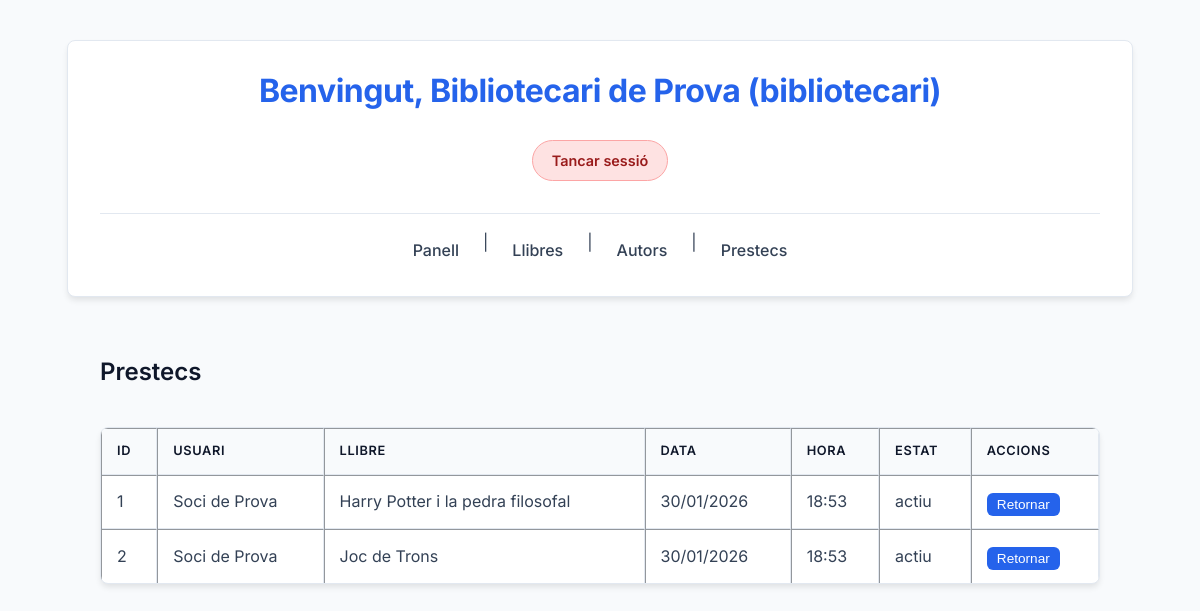
Screenshot of /Projecte_m_martinez_biblioteca_itic/prestecs.php (signed in) with the database file from the repository.
### tables this page shows
CREATE TABLE prestecs (
    id INT AUTO_INCREMENT PRIMARY KEY,
    usuari_id INT NOT NULL,
    llibre_id INT NOT NULL,
    data_prestec DATETIME DEFAULT CURRENT_TIMESTAMP,
    data_retorn DATE,
    estat ENUM('actiu', 'retornat') DEFAULT 'actiu',
    FOREIGN KEY (usuari_id) REFERENCES usuaris(id) ON DELETE CASCADE,
    FOREIGN KEY (llibre_id) REFERENCES llibres(id) ON DELETE CASCADE
);

CREATE TABLE usuaris (
    id INT AUTO_INCREMENT PRIMARY KEY,
    nom VARCHAR(100) NOT NULL,
    email VARCHAR(100) UNIQUE NOT NULL,
    contrasenya VARCHAR(255) NOT NULL,
    rol ENUM('soci', 'bibliotecari') NOT NULL
);

CREATE TABLE llibres (
    id INT AUTO_INCREMENT PRIMARY KEY,
    titol VARCHAR(200) NOT NULL,
    autor_id INT NOT NULL,
    descripcio TEXT,
    data_publicacio DATE,
    estat ENUM('disponible', 'prestat') DEFAULT 'disponible',
    preu DECIMAL(5,2),
    FOREIGN KEY (autor_id) REFERENCES autors(id) ON DELETE CASCADE ON UPDATE CASCADE
);

### Projecte_m_martinez_biblioteca_itic/prestecs.php (the view, shortened to what this page needs)
<?php
include 'header.php';
include 'connexio_bd.php';
$es_bibliotecari = ($_SESSION['usuari_rol'] == 'bibliotecari');
$usuari_id = $_SESSION['usuari_id'];
$on = $es_bibliotecari ? "" : "WHERE usuari_id=$usuari_id";
$query = "SELECT prestecs.*, usuaris.nom AS nom_usuari, llibres.titol AS titol_llibre FROM prestecs
          JOIN usuaris ON prestecs.usuari_id = usuaris.id
          JOIN llibres ON prestecs.llibre_id = llibres.id $on";
$result = mysqli_query($conn, $query);
echo "<h2>Prestecs</h2>";
echo "<table border='1'><tr><th>ID</th><th>Usuari</th><th>Llibre</th><th>Data</th><th>Hora</th><th>Estat</th><th>Accions</th></tr>";
while ($fila = mysqli_fetch_assoc($result)) {
    $data_formatada = date('d/m/Y', strtotime($fila['data_prestec']));
    $hora_formatada = date('H:i', strtotime($fila['data_prestec']));
    echo "<tr>
        <td>{$fila['id']}</td>
        <td>{$fila['nom_usuari']}</td>
        <td>{$fila['titol_llibre']}</td>
        <td>{$data_formatada}</td>
        <td>{$hora_formatada}</td>
        <td><span class='estat-{$fila['estat']}'>{$fila['estat']}</span></td>";
    if ($es_bibliotecari && $fila['estat'] == 'actiu') {
        echo "<td>
            <form method='POST'>
                <input type='hidden' name='accio' value='retornar'>
                <input type='hidden' name='id' value='{$fila['id']}'>
                <input type='hidden' name='llibre_id' value='{$fila['llibre_id']}'>
                <button>Retornar</button>
            </form>
        </td>";
    } else {
        echo "<td></td>";
    }
    echo "</tr>";
}
echo "</table>";
?>
</body>
</html>

### Projecte_m_martinez_biblioteca_itic/style.css (style rules this page uses)
:root { --primary: #2563eb; --primary-color: #2563eb; --primary-dark: #1e40af; --bg-color: #f8fafc; --surface: #ffffff; --text: #334155; --text-heading: #0f172a; --border: #e2e8f0; --radius: 8px; --shadow: 0 4px 6px -1px rgb(0 0 0 / 0.1); }
body { font-family: 'Inter', system-ui, sans-serif; background-color: var(--bg-color); color: var(--text); line-height: 1.6; margin: 0; padding: 40px 20px; display: flex; flex-direction: column; align-items: center; }
body > * { max-width: 1000px; width: 100%; }
h1, h2, h3 { color: var(--text-heading); font-weight: 600; margin-top: 1.5rem; }
form { background: var(--surface); padding: 1.5rem; border-radius: var(--radius); box-shadow: var(--shadow); margin-bottom: 2rem; border: 1px solid var(--border); display: flex; flex-direction: column; gap: 10px; }
table form { background: none; padding: 0; box-shadow: none; border: none; margin: 0; display: block; }
button { background-color: var(--primary); color: #fff; padding: 0.6rem 1.2rem; border: none; border-radius: 6px; font-weight: 500; cursor: pointer; transition: background-color 0.2s; font-size: 0.95rem; }
table { width: 100%; border-collapse: separate; border-spacing: 0; background: var(--surface); border-radius: var(--radius); overflow: hidden; box-shadow: var(--shadow); margin-top: 1rem; border: 1px solid var(--border); }
th, td { padding: 12px 15px; text-align: left; border-bottom: 1px solid var(--border); vertical-align: middle; }
th { background-color: var(--bg-color); font-weight: 600; color: var(--text-heading); text-transform: uppercase; font-size: 0.8rem; letter-spacing: 0.05em; }
tr:last-child td { border-bottom: none; }
td button { padding: 4px 10px; font-size: 0.85rem; margin-top: 5px; width: auto; display: inline-block; }

### rows the page displays
prestecs: id "1", usuari.nom "Soci de Prova", llibre.titol "Harry Potter i la pedra filosofal", data_prestec "30/01/2026", data_prestec "18:53", estat "actiu"
prestecs: id "2", usuari.nom "Soci de Prova", llibre.titol "Joc de Trons", data_prestec "30/01/2026", data_prestec "18:53", estat "actiu"

### other values shown
$_SESSION['usuari_nom'] "Bibliotecari de Prova"
$_SESSION['usuari_rol'] "bibliotecari"
